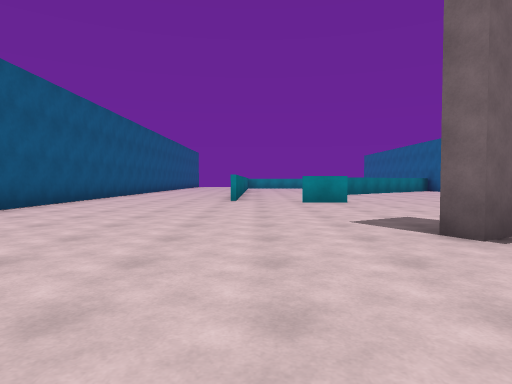
View 1 (above)

20 first-person views from a walk through a 3-D level made in the Unity game engine. The camera is 1.2 m above the floor, tilts 2° down and sees 75° across. The floor is counted in squares, 2.4 m on a side. Each view is taken from the middle of a square. On the plan, view 1 faces up. The plan holds only what a view shows up to about 9 squares ahead; the rest is blank. The player character is not drawn. Some animated figures are not drawn.

View 2
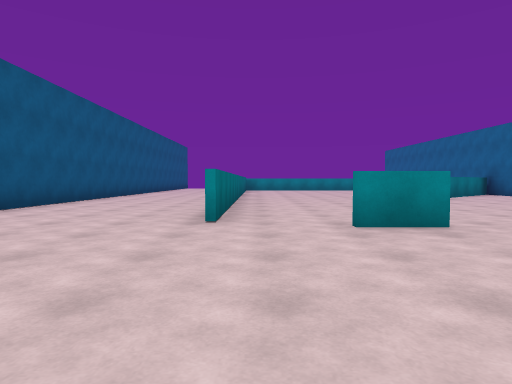

View 3
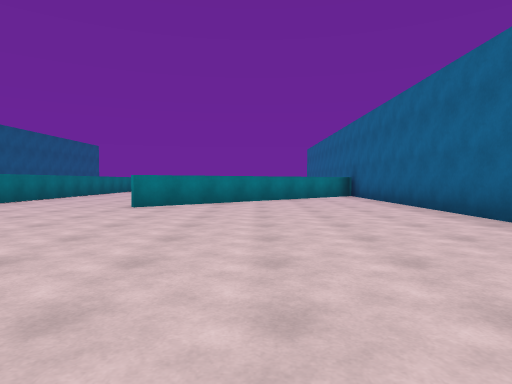

View 4
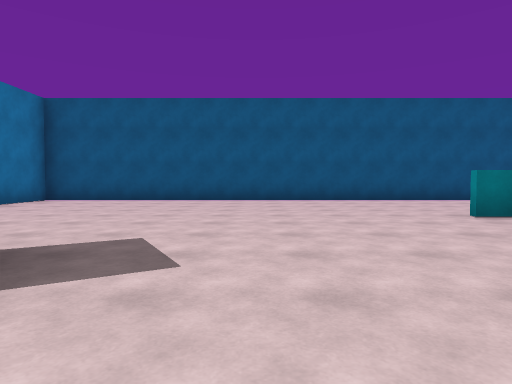

View 5
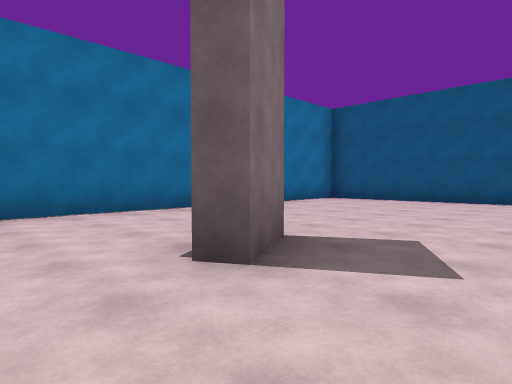

View 6
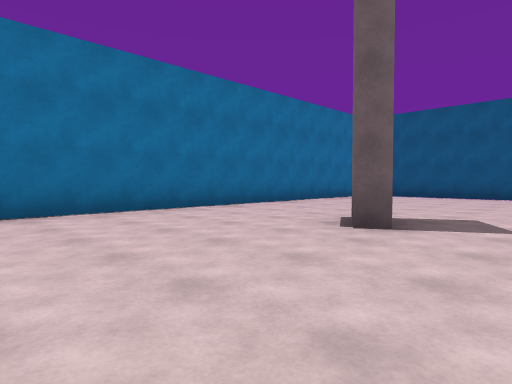

View 7
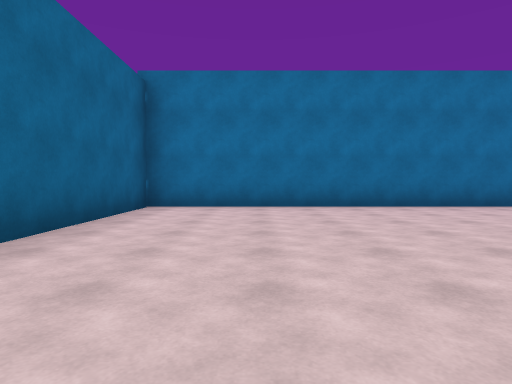

View 8
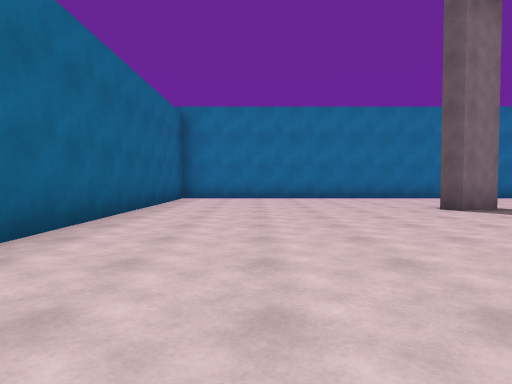

View 9
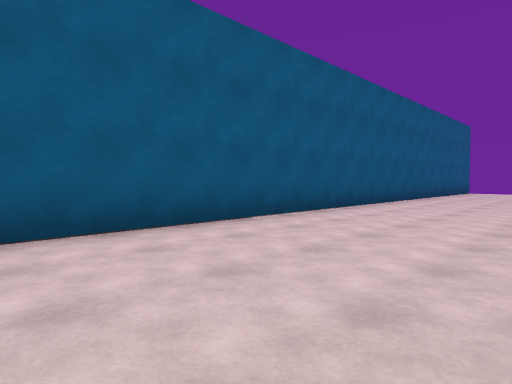

View 10
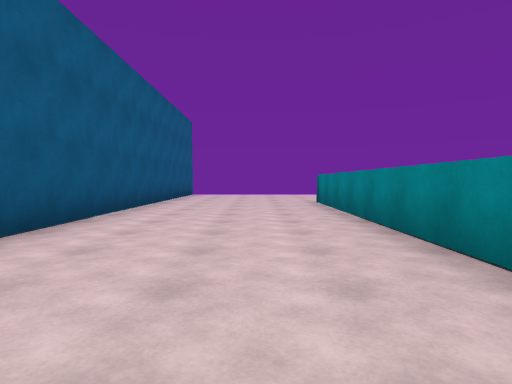

View 11
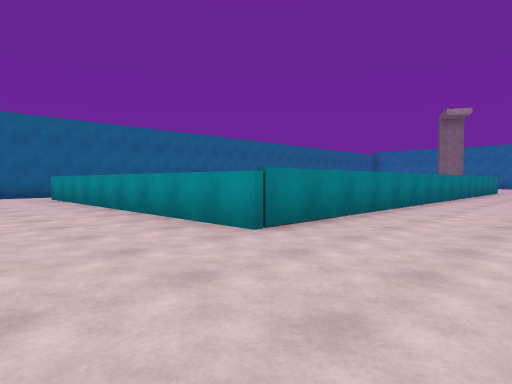

View 12
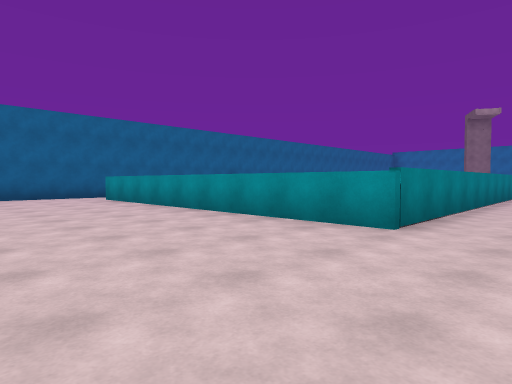

View 13
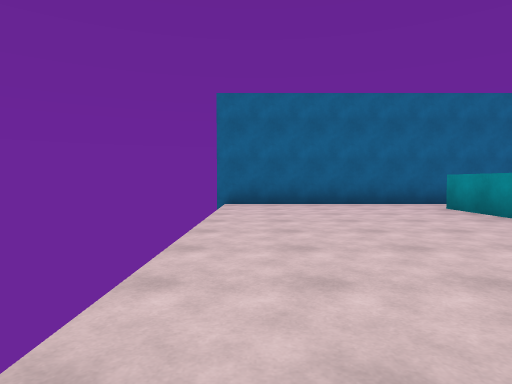

View 14
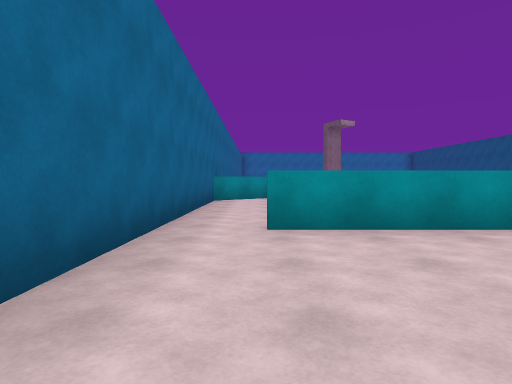

View 15
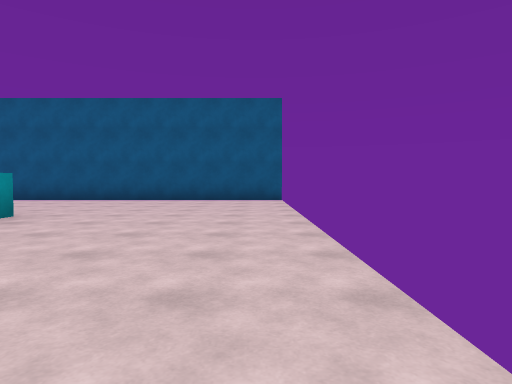

View 16
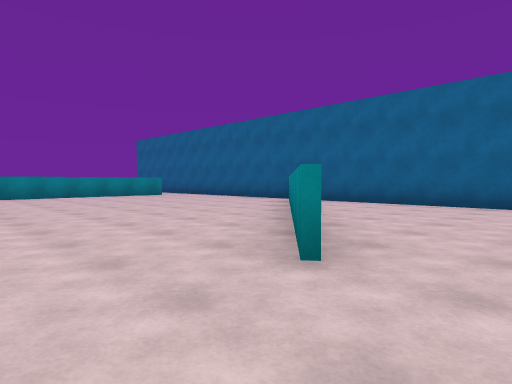

View 17
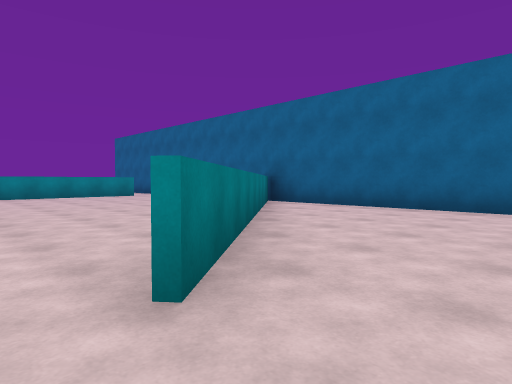

View 18
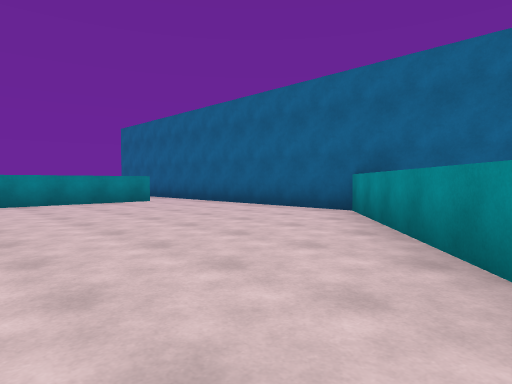

View 19
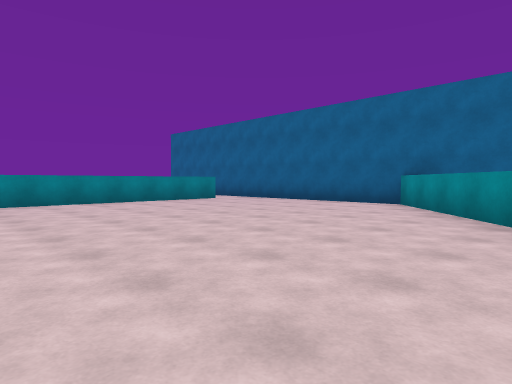

View 20
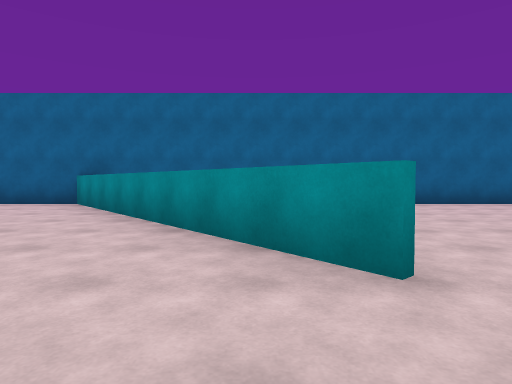

### Floor plan
Points are (right, up) in squares from view 1. A wall is a line through its corners. A room is listed if a view was taken in it or the views show most of it. See-through windows are left out.
Room 1 (views 1, 2, 3, 4, 5, 6, 7, 8, 9, 10, 11, 12, 13, 14, 15, 16, 17, 18, 19, 20)
walls: (2.6, 11.2) (4.5, 12.8); (2.1, 7.5) (1, 7.5); (-0.6, 12.6) (-0.6, 20.6) (7, 20.6); (-0.5, 14) (-0.5, 7.9); (7.7, 15.4) (2.7, 11.1); (8, 20.9) (8, 24.9); (-4.2, 24.8) (-4.2, -0.2) (8, -0.2) (8, 14.5)
ways out: opening at (2, 13.3) to room 2; gap at (7, 21) to room 2
objects: other object (2, 3)
Room 2 (no view inside)
walls: (4.5, 12.8) (8, 15.8); (7, 20.5) (1.9, 20.5); (8, 14.5) (8, 20.9)
ways out: opening at (2, 13.3) to room 1; gap at (7, 21) to room 1

Where each view was taken, in squares from view 1:
view 1: 0 up, 0 right, facing up
view 2: 4 up, 0 right, facing up
view 3: 5 up, 5 right, facing up
view 4: 5 up, 4 right, facing left
view 5: 5 up, 4 right, facing down-left
view 6: 5 up, 6 right, facing down-left
view 7: 6 up, 6 right, facing down
view 8: 9 up, 6 right, facing down
view 9: 10 up, 1 left, facing up-left
view 10: 13 up, 2 left, facing up
view 11: 23 up, 3 left, facing down-right
view 12: 24 up, 2 left, facing down-right
view 13: 24 up, 1 right, facing right
view 14: 24 up, 7 right, facing down
view 15: 24 up, 4 right, facing left
view 16: 10 up, 1 right, facing up-right
view 17: 10 up, 2 right, facing up-right
view 18: 13 up, 3 right, facing up-right
view 19: 13 up, 1 right, facing up-right
view 20: 12 up, 1 right, facing right
